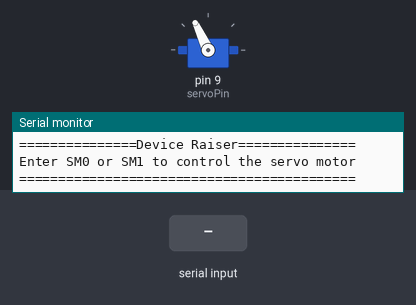
Simulated run of this sketch. Board: Arduino Uno, built with avr-gcc and run on an emulated ATmega328P. On the bench: servo, the last lines printed to the serial monitor. The test bench sets the inputs (shaded band).

Above: at 1.2 s.
1.3 s: "SM1\n" received over Serial
At 2.3 s:
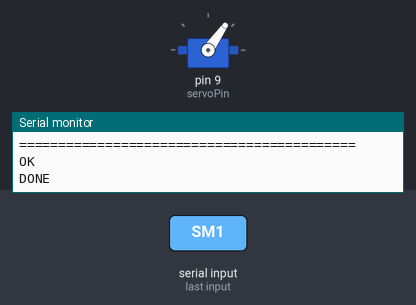
2.9 s: "SM0\n" received over Serial
At 4.2 s:
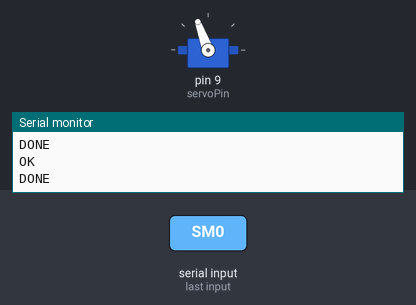
Timing chart, 0 to 5.9 s (numbered marks = the images above; inputs shaded):
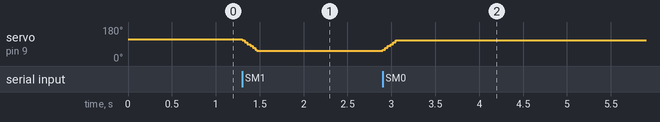

Measured:
- after the input at 1.3 s, servo on pin 9 (servoPin): 115° → 55° at once
- after the input at 2.9 s, servo on pin 9 (servoPin): 55° → 110° at once

The sketch:

servoControlCode.ino
```cpp
#include <Servo.h>

#define maxStrCnt   4
#define maxPos      115
#define minPos      50

// Initialise Pin
#define servoPin    9

// Initialise Servo
Servo myservo;              // create servo object to control a servo
int servoPos    = maxPos;   // variable to store the servo position

// Global Variable
String readStr  = "";
char readChar[maxStrCnt];

int readCnt     = 0;
int targetPos   = maxPos;
int steps       = 1;
char LF_Byte     = '\n';
bool isStepDone = false;

void setup()
{
    // Serial
    Serial.begin(115200);
    // Servo
    myservo.attach(servoPin);
    myservo.write(servoPos);
    // Others
    memset(readChar, 0, sizeof(readChar));
    Serial.println("===============Device Raiser===============");
    Serial.println("Enter SM0 or SM1 to control the servo motor");
    Serial.println("===========================================");
}

void loop()
{
    readSerialInput();
    rotateServoMotor();
}

void readSerialInput()
{
    if (Serial.available() > 0)
    {
        int readByte = Serial.read();
        if (readByte == LF_Byte)
        {
            readCnt = 0;
            readStr = String(readChar);
            readStr.trim();
            memset(readChar, 0, sizeof(readChar));
            if (readStr == "SM0" || readStr == "SM1")
            {
                targetPos = (readStr == "SM0") ? maxPos : minPos;
                steps = (targetPos > servoPos) ? 5 : -5;
                Serial.println("OK");
            }
            else
            {
                Serial.println("ERR: " + readStr);
                readStr = "";
            }
        }
        else
        {
            if (readCnt < maxStrCnt-1)
            {
                readChar[readCnt++] = (char) readByte;
            }
            else
            {
                // Let Reading Bypass
            }
        }
    }
    else
    {
        // Nothing to be processed
    }
}

void rotateServoMotor()
{
    if (servoPos != targetPos && isStepsWithinBoundary())
    {
        servoPos += steps;
        myservo.write(servoPos);
        isStepDone = (servoPos == targetPos || !isStepsWithinBoundary());
        delay(15);
    }
    else
    {
        if (isStepDone)
        {
            Serial.println("DONE");
            isStepDone = false;
        }
        else
        {
            // Nothing to be processed
        }
    }
}

bool isStepsWithinBoundary()
{
    return (servoPos + steps) < maxPos && (servoPos + steps) > minPos;
}
```
